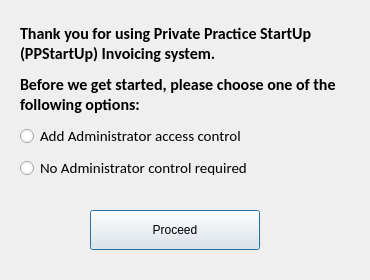
<?xml version="1.0" encoding="UTF-8"?>
<ui version="4.0">
 <class>Dialog</class>
 <widget class="QDialog" name="Dialog">
  <property name="geometry">
   <rect>
    <x>0</x>
    <y>0</y>
    <width>370</width>
    <height>280</height>
   </rect>
  </property>
  <property name="sizePolicy">
   <sizepolicy hsizetype="Expanding" vsizetype="Expanding">
    <horstretch>0</horstretch>
    <verstretch>0</verstretch>
   </sizepolicy>
  </property>
  <property name="windowTitle">
   <string>Dialog</string>
  </property>
  <widget class="QPushButton" name="proceed">
   <property name="geometry">
    <rect>
     <x>90</x>
     <y>210</y>
     <width>170</width>
     <height>40</height>
    </rect>
   </property>
   <property name="text">
    <string>Proceed</string>
   </property>
  </widget>
  <widget class="QWidget" name="layoutWidget">
   <property name="geometry">
    <rect>
     <x>20</x>
     <y>20</y>
     <width>328</width>
     <height>161</height>
    </rect>
   </property>
   <layout class="QVBoxLayout" name="verticalLayout_2">
    <item>
     <widget class="QLabel" name="label">
      <property name="font">
       <font>
        <family>Calibri</family>
        <pointsize>12</pointsize>
        <bold>true</bold>
       </font>
      </property>
      <property name="text">
       <string>Thank you for using Private Practice StartUp (PPStartUp) Invoicing system. </string>
      </property>
      <property name="wordWrap">
       <bool>true</bool>
      </property>
     </widget>
    </item>
    <item>
     <widget class="QLabel" name="label_2">
      <property name="font">
       <font>
        <family>Calibri</family>
        <pointsize>12</pointsize>
        <bold>true</bold>
       </font>
      </property>
      <property name="text">
       <string>Before we get started, please choose one of the following options:</string>
      </property>
      <property name="wordWrap">
       <bool>true</bool>
      </property>
     </widget>
    </item>
    <item>
     <layout class="QVBoxLayout" name="verticalLayout">
      <item>
       <widget class="QRadioButton" name="rb_admin">
        <property name="font">
         <font>
          <family>Calibri</family>
          <pointsize>11</pointsize>
         </font>
        </property>
        <property name="text">
         <string>Add Administrator access control</string>
        </property>
        <property name="checkable">
         <bool>true</bool>
        </property>
        <property name="checked">
         <bool>false</bool>
        </property>
       </widget>
      </item>
      <item>
       <widget class="QRadioButton" name="rb_noAdmin">
        <property name="font">
         <font>
          <family>Calibri</family>
          <pointsize>11</pointsize>
         </font>
        </property>
        <property name="text">
         <string>No Administrator control required</string>
        </property>
       </widget>
      </item>
     </layout>
    </item>
   </layout>
  </widget>
 </widget>
 <resources/>
 <connections/>
</ui>
